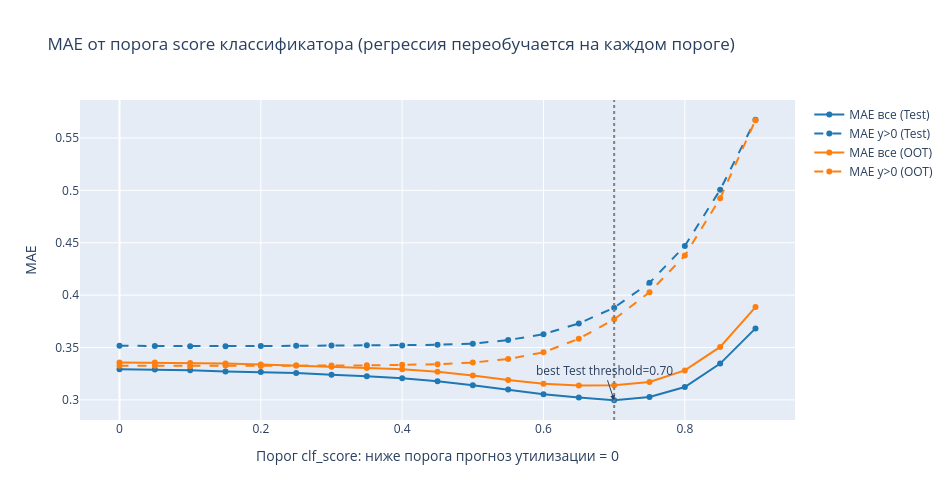

This figure's notebook cell:
### Markdown cell above
## 9. Подбор порога по score классификатора

График показывает, где итоговая двухэтапная модель даёт минимальный MAE.

### Code cell
fig = go.Figure()
for dataset, color in [('Test', '#1f77b4'), ('OOT', '#ff7f0e')]:
    sub = mae_threshold_report[mae_threshold_report['Dataset'] == dataset]
    fig.add_trace(go.Scatter(
        x=sub['clf_threshold'],
        y=sub['MAE_all'],
        mode='lines+markers',
        name=f'MAE все ({dataset})',
        line=dict(color=color, width=2),
    ))
    fig.add_trace(go.Scatter(
        x=sub['clf_threshold'],
        y=sub['MAE_y_gt_0'],
        mode='lines+markers',
        name=f'MAE y>0 ({dataset})',
        line=dict(color=color, width=2, dash='dash'),
    ))

fig.add_vline(x=best_threshold, line_dash='dot', line_color='gray')
fig.add_annotation(
    x=best_threshold,
    y=mae_test.loc[mae_test['MAE_all'].idxmin(), 'MAE_all'],
    text=f'best Test threshold={best_threshold:.2f}',
    showarrow=True,
    arrowhead=2,
)
fig.update_layout(
    title='MAE от порога score классификатора (регрессия переобучается на каждом пороге)',
    xaxis_title='Порог clf_score: ниже порога прогноз утилизации = 0',
    yaxis_title='MAE',
    height=500,
    width=950,
)
fig.show()

### Figure 1 — Plotly figure (JSON) as saved in the notebook; plotly's stock layout.template omitted (floating-point values rounded to 4 significant figures)
{"data": [{"line": {"color": "#1f77b4", "width": 2}, "mode": "lines+markers", "name": "MAE все (Test)", "type": "scatter", "x": [0, 0.05, 0.1, 0.15, 0.2, 0.25, 0.3, 0.35, 0.4, 0.45, 0.5, 0.55, 0.6, 0.65, 0.7, 0.75, 0.8, 0.85, 0.9], "y": [0.3293, 0.3291, 0.3282, 0.3272, 0.3266, 0.3256, 0.3241, 0.3227, 0.3206, 0.3178, 0.3139, 0.31, 0.3055, 0.3023, 0.2997, 0.3027, 0.3122, 0.3347, 0.3682]}, {"line": {"color": "#1f77b4", "dash": "dash", "width": 2}, "mode": "lines+markers", "name": "MAE y>0 (Test)", "type": "scatter", "x": [0, 0.05, 0.1, 0.15, 0.2, 0.25, 0.3, 0.35, 0.4, 0.45, 0.5, 0.55, 0.6, 0.65, 0.7, 0.75, 0.8, 0.85, 0.9], "y": [0.3516, 0.3515, 0.3513, 0.3512, 0.3514, 0.3516, 0.3518, 0.3521, 0.352, 0.3526, 0.3537, 0.3571, 0.3627, 0.373, 0.388, 0.4118, 0.4469, 0.5006, 0.5674]}, {"line": {"color": "#ff7f0e", "width": 2}, "mode": "lines+markers", "name": "MAE все (OOT)", "type": "scatter", "x": [0, 0.05, 0.1, 0.15, 0.2, 0.25, 0.3, 0.35, 0.4, 0.45, 0.5, 0.55, 0.6, 0.65, 0.7, 0.75, 0.8, 0.85, 0.9], "y": [0.3358, 0.3356, 0.3353, 0.3349, 0.3338, 0.3329, 0.3316, 0.3304, 0.3293, 0.3268, 0.3233, 0.3189, 0.3154, 0.3138, 0.3139, 0.317, 0.3282, 0.3506, 0.3886]}, {"line": {"color": "#ff7f0e", "dash": "dash", "width": 2}, "mode": "lines+markers", "name": "MAE y>0 (OOT)", "type": "scatter", "x": [0, 0.05, 0.1, 0.15, 0.2, 0.25, 0.3, 0.35, 0.4, 0.45, 0.5, 0.55, 0.6, 0.65, 0.7, 0.75, 0.8, 0.85, 0.9], "y": [0.3326, 0.3326, 0.3322, 0.3328, 0.3325, 0.3329, 0.3327, 0.333, 0.3336, 0.334, 0.3357, 0.339, 0.3454, 0.3584, 0.377, 0.4027, 0.4378, 0.4925, 0.567]}], "layout": {"annotations": [{"arrowhead": 2, "showarrow": true, "text": "best Test threshold=0.70", "x": 0.7, "y": 0.2997}], "height": 500, "shapes": [{"line": {"color": "gray", "dash": "dot"}, "type": "line", "x0": 0.7, "x1": 0.7, "xref": "x", "y0": 0, "y1": 1, "yref": "y domain"}], "title": {"text": "MAE от порога score классификатора (регрессия переобучается на каждом пороге)"}, "width": 950, "xaxis": {"title": {"text": "Порог clf_score: ниже порога прогноз утилизации = 0"}}, "yaxis": {"title": {"text": "MAE"}}}}
